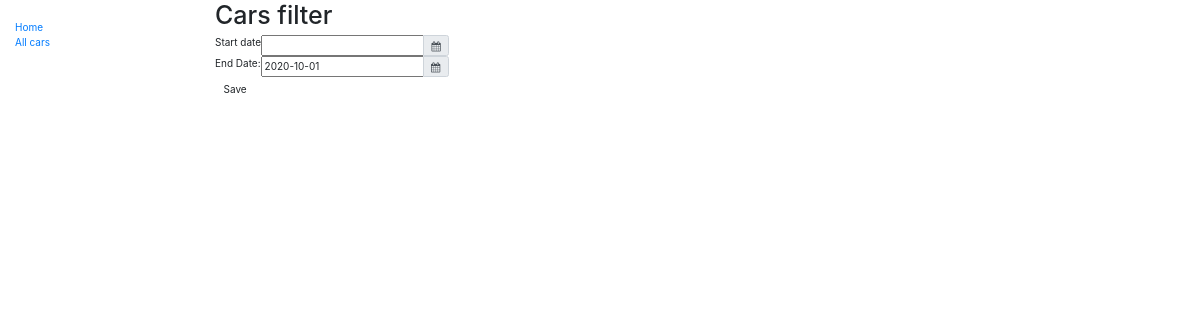
Before: /catalog/cars/filter/ with the older database file.
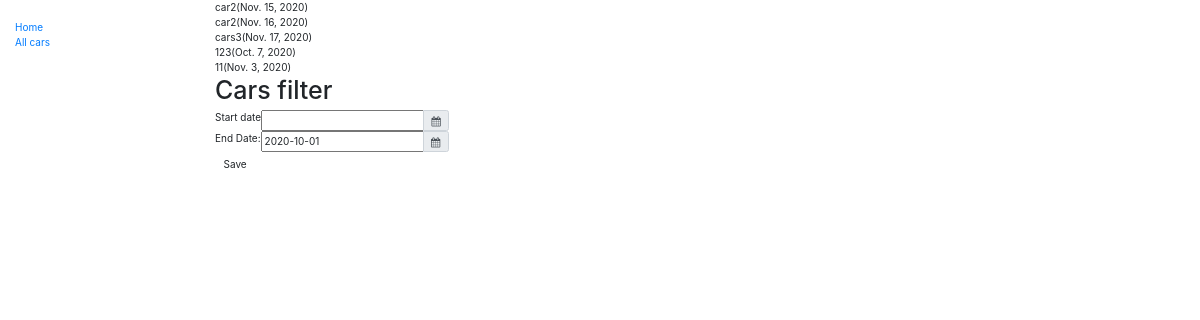
After: the same page with the newer database file.
### catalog/models.py (models this page shows, shortened)
class Cars(models.Model):
    name = models.CharField(max_length=200, help_text="car name")
    image = models.ImageField(upload_to='images/')
    date_on = models.DateField()
    date_off = models.DateField(("Date"), default="2020-10-01")

### catalog/views.py (the view)
# urls.py: path('cars/filter/', views.cars_filter, name='cars_filter'),
def cars_filter(request):
    if request.method == "POST":
        form = CarsForm(request.POST)
        name_cars = Cars.objects.filter(date_on__isnull=True, date_on__range=(request.POST['date_on'], request.POST['date_off']))
        return render(
        request,
        'catalog/cars_filter.html',
        context={'form':form, 'name_cars':name_cars},
        )
    else:
        name_cars=Cars.objects.all()
        form = CarsForm()
    return render(
        request,
        'catalog/cars_filter.html',
        context={'form':form, 'name_cars':name_cars},
    )

### catalog/forms.py (shortened to what this page needs)
class CarsForm(forms.ModelForm):
    class Meta:
        model = Cars
        fields = ('name', 'date_on','date_off')

### catalog/templates/catalog/cars_filter.html
{% extends "base_generic.html" %}
{% block content %}
	{% for cars in  name_cars %}
       {{ cars.name }}({{cars.date_on}})</br>
    {% endfor %}
    <h1>Cars filter </h1>
    <form method = "POST" class = "cars-form"> {% csrf_token %}
    	<div class="input-group date" id="datetimepicker1" data-target-input="nearest">
  			Start date {{ form.date_on }}
  			<div class="input-group-append" data-target="#datetimepicker1" data-toggle="datetimepicker">
    			<div class="input-group-text"><i class="fa fa-calendar"></i></div>
  			</div>
		</div>
		<div class="input-group date" id="datetimepicker2" data-target-input="nearest">
  			End Date:  {{ form.date_off }}
  			<div class="input-group-append" data-target="#datetimepicker2" data-toggle="datetimepicker">
    			<div class="input-group-text"><i class="fa fa-calendar"></i></div>
  			</div>
		</div>
    	<button type = "submit" class = "save btn btn-default">Save</button>
    </form>
{% endblock %}

Changed rows visible on the page:
added Cars: name "car2", date_on "Nov. 15, 2020"
added Cars: name "car2", date_on "Nov. 16, 2020"
added Cars: name "cars3", date_on "Nov. 17, 2020"
added Cars: name "123", date_on "Oct. 7, 2020"
added Cars: name "11", date_on "Nov. 3, 2020"
